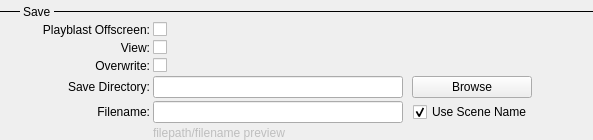
         <widget class="QWidget" name="filenameWidget" native="true">
          <property name="sizePolicy">
           <sizepolicy hsizetype="Preferred" vsizetype="Maximum">
            <horstretch>0</horstretch>
            <verstretch>0</verstretch>
           </sizepolicy>
          </property>
          <property name="minimumSize">
           <size>
            <width>0</width>
            <height>0</height>
           </size>
          </property>
          <layout class="QVBoxLayout" name="verticalLayout">
           <property name="spacing">
            <number>3</number>
           </property>
           <property name="margin">
            <number>0</number>
           </property>
           <item>
            <layout class="QHBoxLayout" name="horizontalLayout_6">
             <property name="topMargin">
              <number>5</number>
             </property>
             <item>
              <widget class="Line" name="line_9">
               <property name="maximumSize">
                <size>
                 <width>20</width>
                 <height>16777215</height>
                </size>
               </property>
               <property name="frameShadow">
                <enum>QFrame::Plain</enum>
               </property>
               <property name="lineWidth">
                <number>0</number>
               </property>
               <property name="midLineWidth">
                <number>1</number>
               </property>
               <property name="orientation">
                <enum>Qt::Horizontal</enum>
               </property>
              </widget>
             </item>
             <item>
              <widget class="QLabel" name="label_9">
               <property name="sizePolicy">
                <sizepolicy hsizetype="Maximum" vsizetype="Preferred">
                 <horstretch>0</horstretch>
                 <verstretch>0</verstretch>
                </sizepolicy>
               </property>
               <property name="text">
                <string>Save</string>
               </property>
              </widget>
             </item>
             <item>
              <widget class="Line" name="line_5">
               <property name="frameShadow">
                <enum>QFrame::Plain</enum>
               </property>
               <property name="lineWidth">
                <number>0</number>
               </property>
               <property name="midLineWidth">
                <number>1</number>
               </property>
               <property name="orientation">
                <enum>Qt::Horizontal</enum>
               </property>
              </widget>
             </item>
            </layout>
           </item>
           <item>
            <layout class="QFormLayout" name="formLayout_2">
             <property name="fieldGrowthPolicy">
              <enum>QFormLayout::AllNonFixedFieldsGrow</enum>
             </property>
             <property name="verticalSpacing">
              <number>3</number>
             </property>
             <property name="rightMargin">
              <number>20</number>
             </property>
             <item row="0" column="0">
              <widget class="QLabel" name="label_7">
               <property name="minimumSize">
                <size>
                 <width>150</width>
                 <height>0</height>
                </size>
               </property>
               <property name="text">
                <string>Playblast Offscreen:</string>
               </property>
               <property name="alignment">
                <set>Qt::AlignRight|Qt::AlignTrailing|Qt::AlignVCenter</set>
               </property>
              </widget>
             </item>
             <item row="0" column="1">
              <widget class="QCheckBox" name="offscreen_chk">
               <property name="text">
                <string/>
               </property>
              </widget>
             </item>
             <item row="1" column="0">
              <widget class="QLabel" name="label_16">
               <property name="minimumSize">
                <size>
                 <width>150</width>
                 <height>0</height>
                </size>
               </property>
               <property name="text">
                <string>View:</string>
               </property>
               <property name="alignment">
                <set>Qt::AlignRight|Qt::AlignTrailing|Qt::AlignVCenter</set>
               </property>
              </widget>
             </item>
             <item row="1" column="1">
              <widget class="QCheckBox" name="view_chk">
               <property name="text">
                <string/>
               </property>
              </widget>
             </item>
             <item row="2" column="0">
              <widget class="QLabel" name="label">
               <property name="minimumSize">
                <size>
                 <width>150</width>
                 <height>0</height>
                </size>
               </property>
               <property name="text">
                <string>Overwrite:</string>
               </property>
               <property name="alignment">
                <set>Qt::AlignRight|Qt::AlignTrailing|Qt::AlignVCenter</set>
               </property>
              </widget>
             </item>
             <item row="2" column="1">
              <widget class="QCheckBox" name="overwrite_chk">
               <property name="text">
                <string/>
               </property>
              </widget>
             </item>
             <item row="3" column="0">
              <widget class="QLabel" name="label_5">
               <property name="minimumSize">
                <size>
                 <width>150</width>
                 <height>0</height>
                </size>
               </property>
               <property name="text">
                <string>Save Directory:</string>
               </property>
               <property name="alignment">
                <set>Qt::AlignRight|Qt::AlignTrailing|Qt::AlignVCenter</set>
               </property>
              </widget>
             </item>
             <item row="3" column="1">
              <layout class="QHBoxLayout" name="horizontalLayout_5">
               <property name="spacing">
                <number>9</number>
               </property>
               <item>
                <widget class="QLineEdit" name="saveDir_le">
                 <property name="minimumSize">
                  <size>
                   <width>250</width>
                   <height>0</height>
                  </size>
                 </property>
                 <property name="maximumSize">
                  <size>
                   <width>250</width>
                   <height>16777215</height>
                  </size>
                 </property>
                </widget>
               </item>
               <item>
                <widget class="QPushButton" name="browse_btn">
                 <property name="sizePolicy">
                  <sizepolicy hsizetype="Preferred" vsizetype="Fixed">
                   <horstretch>0</horstretch>
                   <verstretch>0</verstretch>
                  </sizepolicy>
                 </property>
                 <property name="minimumSize">
                  <size>
                   <width>120</width>
                   <height>0</height>
                  </size>
                 </property>
                 <property name="maximumSize">
                  <size>
                   <width>120</width>
                   <height>16777215</height>
                  </size>
                 </property>
                 <property name="text">
                  <string>Browse</string>
                 </property>
                </widget>
               </item>
               <item>
                <spacer name="horizontalSpacer_3">
                 <property name="orientation">
                  <enum>Qt::Horizontal</enum>
                 </property>
                 <property name="sizeHint" stdset="0">
                  <size>
                   <width>40</width>
                   <height>20</height>
                  </size>
                 </property>
                </spacer>
               </item>
              </layout>
             </item>
             <item row="4" column="0">
              <widget class="QLabel" name="filename_lbl">
               <property name="sizePolicy">
                <sizepolicy hsizetype="Fixed" vsizetype="Preferred">
                 <horstretch>0</horstretch>
                 <verstretch>0</verstretch>
                </sizepolicy>
               </property>
               <property name="minimumSize">
                <size>
                 <width>150</width>
                 <height>0</height>
                </size>
               </property>
               <property name="maximumSize">
                <size>
                 <width>150</width>
                 <height>16777215</height>
                </size>
               </property>
               <property name="text">
                <string>Filename:</string>
               </property>
               <property name="alignment">
                <set>Qt::AlignRight|Qt::AlignTrailing|Qt::AlignVCenter</set>
               </property>
               <property name="buddy">
                <cstring>filename_le</cstring>
               </property>
              </widget>
             </item>
             <item row="4" column="1">
              <layout class="QHBoxLayout" name="horizontalLayout_2">
               <property name="spacing">
                <number>10</number>
               </property>
               <item>
                <widget class="QLineEdit" name="filename_le">
                 <property name="enabled">
                  <bool>true</bool>
                 </property>
                 <property name="minimumSize">
                  <size>
                   <width>250</width>
                   <height>0</height>
                  </size>
                 </property>
                 <property name="maximumSize">
                  <size>
                   <width>250</width>
                   <height>16777215</height>
                  </size>
                 </property>
                 <property name="readOnly">
                  <bool>false</bool>
                 </property>
                </widget>
               </item>
               <item>
                <widget class="QCheckBox" name="usescenename_chk">
                 <property name="enabled">
                  <bool>true</bool>
                 </property>
                 <property name="minimumSize">
                  <size>
                   <width>120</width>
                   <height>0</height>
                  </size>
                 </property>
                 <property name="maximumSize">
                  <size>
                   <width>120</width>
                   <height>16777215</height>
                  </size>
                 </property>
                 <property name="text">
                  <string>Use Scene Name</string>
                 </property>
                 <property name="checked">
                  <bool>true</bool>
                 </property>
                </widget>
               </item>
               <item>
                <spacer name="horizontalSpacer_4">
                 <property name="orientation">
                  <enum>Qt::Horizontal</enum>
                 </property>
                 <property name="sizeHint" stdset="0">
                  <size>
                   <width>40</width>
                   <height>20</height>
                  </size>
                 </property>
                </spacer>
               </item>
              </layout>
             </item>
             <item row="5" column="1">
              <widget class="QLabel" name="filenamepreview_lbl">
               <property name="enabled">
                <bool>false</bool>
               </property>
               <property name="text">
                <string>filepath/filename preview</string>
               </property>
              </widget>
             </item>
            </layout>
           </item>
          </layout>
         </widget>
